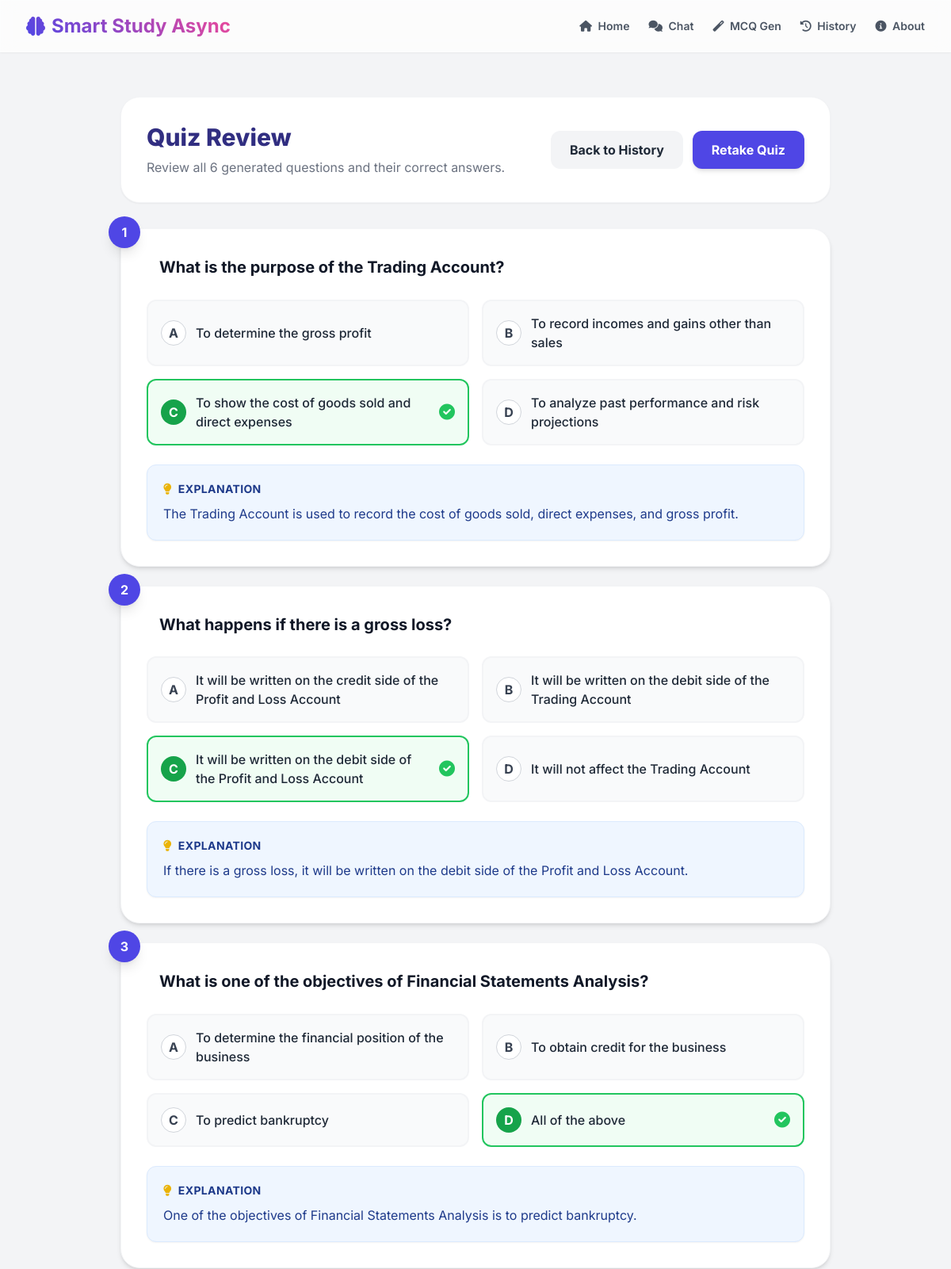
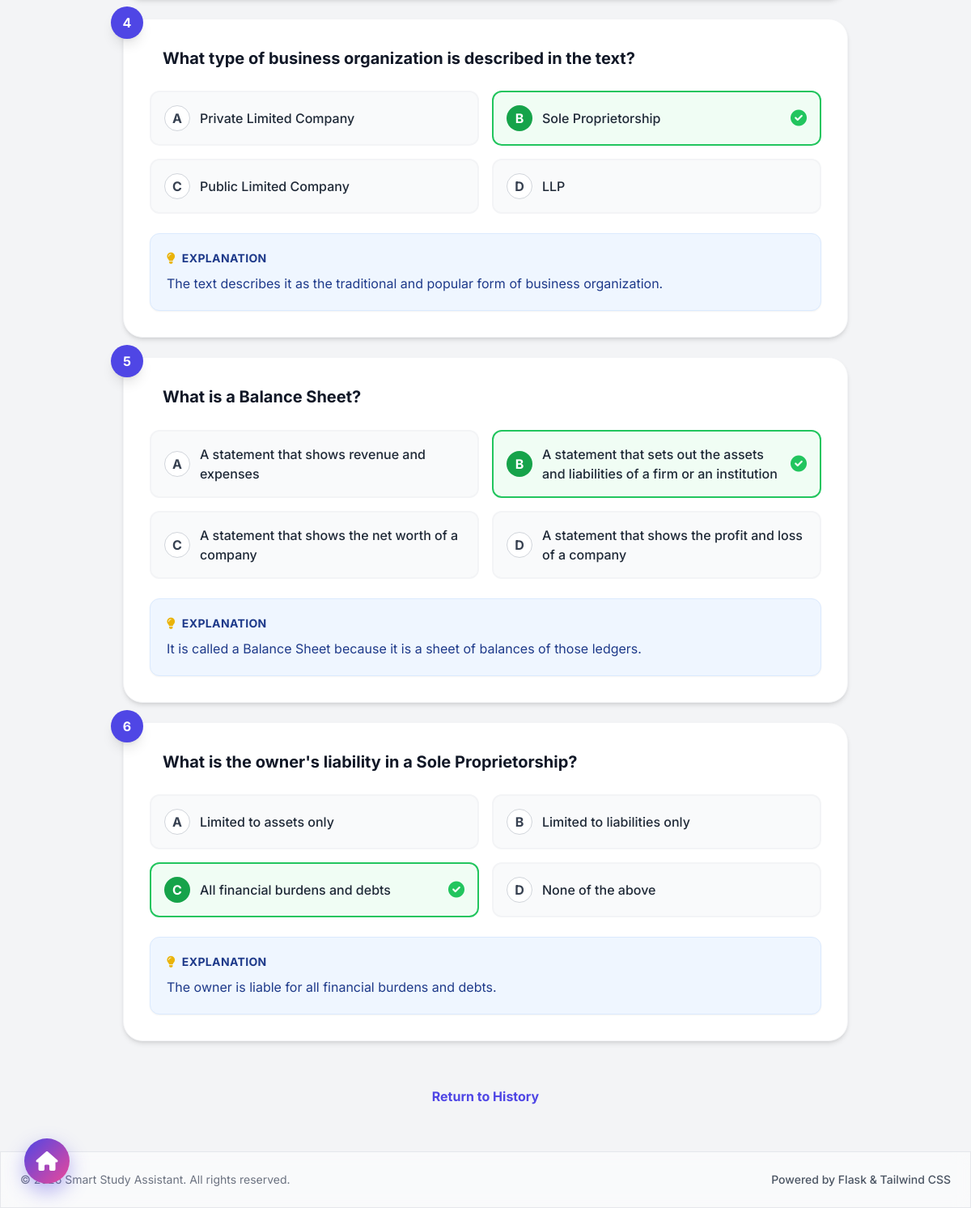
The app's page /view_quiz/12 with its own data (2 pictures, top to bottom).
### tables this page shows
CREATE TABLE mcqs (
            id INTEGER PRIMARY KEY AUTOINCREMENT,
            set_id INTEGER NOT NULL,
            question TEXT NOT NULL,
            option_a TEXT NOT NULL,
            option_b TEXT NOT NULL,
            option_c TEXT NOT NULL,
            option_d TEXT NOT NULL,
            correct_answer TEXT NOT NULL,
            explanation TEXT NOT NULL,
            FOREIGN KEY (set_id) REFERENCES mcq_sets (id)
        );

### app.py (the view)
@app.route('/view_quiz/<int:set_id>')
def view_quiz_page(set_id):
    mcqs = get_mcqs_by_set(set_id)
    if not mcqs:
        return redirect(url_for('history_page'))
    return render_template('view_quiz.html', set_id=set_id, mcqs=mcqs)

### db.py (called while the page is built)
def get_db_connection():
    conn = sqlite3.connect(DB_PATH, check_same_thread=False)
    conn.row_factory = sqlite3.Row
    return conn

def get_mcqs_by_set(set_id):
    conn = get_db_connection()
    mcqs = conn.execute('SELECT * FROM mcqs WHERE set_id = ? ORDER BY id ASC', (set_id,)).fetchall()
    conn.close()
    return [dict(row) for row in mcqs]

### templates/view_quiz.html
{% extends "base.html" %}
{% block content %}
<div class="w-full max-w-4xl mx-auto my-10 space-y-8">
    <div class="bg-white p-8 rounded-3xl shadow-sm border border-gray-100 flex flex-col md:flex-row justify-between items-center text-gray-700 gap-4">
        <div>
            <h2 class="text-3xl font-extrabold text-indigo-900 mb-2">Quiz Review</h2>
            <p class="text-gray-500">Review all {{ mcqs|length }} generated questions and their correct answers.</p>
        </div>
        <div class="flex gap-3">
            <a href="/history" class="bg-gray-100 hover:bg-gray-200 text-gray-800 font-bold px-6 py-3 rounded-xl transition">Back to History</a>
            <a href="/quiz/{{ set_id }}" class="bg-indigo-600 hover:bg-indigo-700 text-white font-bold px-6 py-3 rounded-xl transition shadow-md">Retake Quiz</a>
        </div>
    </div>
    <div class="space-y-6">
        {% for mcq in mcqs %}
        <div class="bg-white rounded-3xl shadow-md p-8 border border-gray-100 relative">
            <div class="absolute -top-4 -left-4 w-10 h-10 bg-indigo-600 text-white flex justify-center items-center rounded-full font-bold shadow-lg">
                {{ loop.index }}
            </div>
            <h3 class="text-xl font-bold text-gray-900 leading-relaxed mb-6 pl-4">{{ mcq.question }}</h3>
            <div class="grid md:grid-cols-2 gap-4">
                {% for opt_key, opt_val in {'A': mcq.option_a, 'B': mcq.option_b, 'C': mcq.option_c, 'D': mcq.option_d}.items() %}
                <div class="p-4 rounded-xl border-2 flex items-center gap-3 transition {% if opt_key == mcq.correct_answer %}border-green-500 bg-green-50{% else %}border-gray-100 bg-gray-50{% endif %}">
                    <span class="w-8 h-8 rounded-full flex items-center justify-center shrink-0 font-bold {% if opt_key == mcq.correct_answer %}bg-green-600 text-white{% else %}bg-white border border-gray-300 text-gray-700{% endif %}">
                        {{ opt_key }}
                    </span>
                    <span class="text-gray-800 font-medium">{{ opt_val }}</span>
                    {% if opt_key == mcq.correct_answer %}
                        <i class="fas fa-check-circle text-green-500 ml-auto text-xl"></i>
                    {% endif %}
                </div>
                {% endfor %}
            </div>
            <div class="mt-6 p-5 bg-blue-50 border border-blue-100 rounded-xl text-blue-900 shadow-sm">
                <p class="font-bold text-sm mb-2 uppercase tracking-wide flex items-center gap-2">
                    <i class="fas fa-lightbulb text-yellow-500"></i> Explanation
                </p>
                <p class="leading-relaxed">{{ mcq.explanation }}</p>
            </div>
        </div>
        {% endfor %}
    </div>
    <div class="text-center pt-6">
        <a href="/history" class="text-indigo-600 hover:text-indigo-800 font-bold hover:underline">Return to History</a>
    </div>
</div>
{% endblock %}

### templates/base.html (style rules this page uses)
body { font-family: 'Inter', sans-serif; background-color: #f3f4f6; }

### records on screen
mcqs: question "What is the purpose of the Trading Account?", opt_key "A", option_a "To determine the gross profit", opt_key "B", option_b "To record incomes and gains other than sales", correct_answer "C", option_c "To show the cost of goods sold and direct expenses", opt_key "D", option_d "To analyze past performance and risk projections", explanation "The Trading Account is used to record the cost of goods sold, direct expenses, and gross profit."
mcqs: question "What happens if there is a gross loss?", opt_key "A", option_a "It will be written on the credit side of the Profit and Loss Account", opt_key "B", option_b "It will be written on the debit side of the Trading Account", correct_answer "C", option_c "It will be written on the debit side of the Profit and Loss Account", opt_key "D", option_d "It will not affect the Trading Account", explanation "If there is a gross loss, it will be written on the debit side of the Profit and Loss Account."
mcqs: question "What is one of the objectives of Financial Statements Analysis?", opt_key "A", option_a "To determine the financial position of the business", opt_key "B", option_b "To obtain credit for the business", opt_key "C", option_c "To predict bankruptcy", correct_answer "D", option_d "All of the above", explanation "One of the objectives of Financial Statements Analysis is to predict bankruptcy."
mcqs: question "What type of business organization is described in the text?", opt_key "A", option_a "Private Limited Company", correct_answer "B", option_b "Sole Proprietorship", opt_key "C", option_c "Public Limited Company", opt_key "D", option_d "LLP", explanation "The text describes it as the traditional and popular form of business organization."
mcqs: question "What is a Balance Sheet?", opt_key "A", option_a "A statement that shows revenue and expenses", correct_answer "B", option_b "A statement that sets out the assets and liabilities of a firm or an institution", opt_key "C", option_c "A statement that shows the net worth of a company", opt_key "D", option_d "A statement that shows the profit and loss of a company", explanation "It is called a Balance Sheet because it is a sheet of balances of those ledgers."
mcqs: question "What is the owner's liability in a Sole Proprietorship?", opt_key "A", option_a "Limited to assets only", opt_key "B", option_b "Limited to liabilities only", correct_answer "C", option_c "All financial burdens and debts", opt_key "D", option_d "None of the above", explanation "The owner is liable for all financial burdens and debts."

### other values on screen
{{ mcqs|length }} "6"
